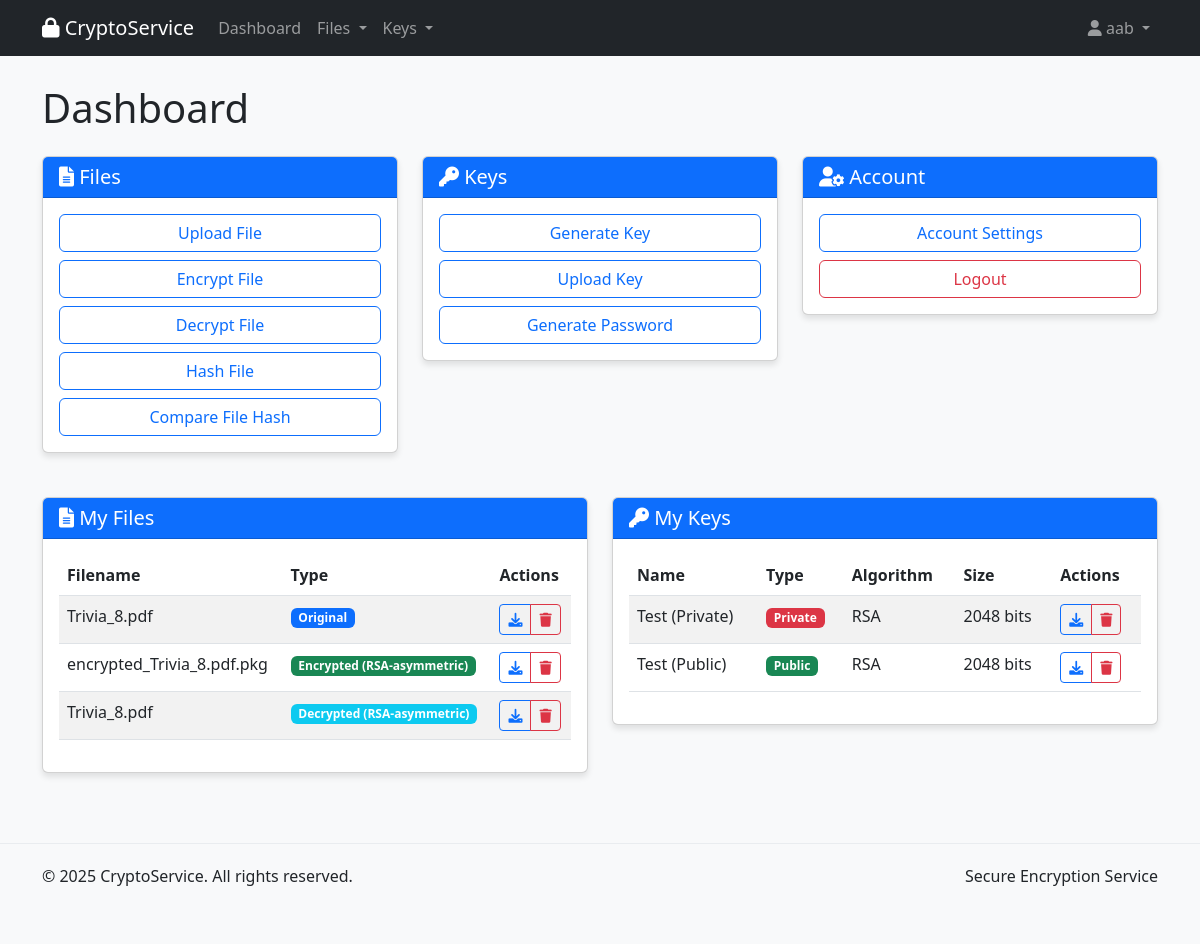
Page /dashboard (signed in) on the committed database.
### app.py (models this page shows, shortened)
class User(UserMixin, db.Model):
    id = db.Column(db.Integer, primary_key=True)
    username = db.Column(db.String(100), unique=True, nullable=False)
    password_hash = db.Column(db.String(200), nullable=False)
    email = db.Column(db.String(100), unique=True, nullable=False)
    created_at = db.Column(db.DateTime, default=datetime.utcnow)
    keys = db.relationship('Key', backref='owner', lazy=True)
    files = db.relationship('File', backref='owner', lazy=True)

class File(db.Model):
    id = db.Column(db.Integer, primary_key=True)
    filename = db.Column(db.String(100), nullable=False)
    file_type = db.Column(db.String(50))  # original, encrypted, decrypted, hashed
    file_path = db.Column(db.String(200), nullable=False)
    encryption_type = db.Column(db.String(50))  # AES, 3DES, RSA, etc.
    hash_value = db.Column(db.String(200))  # For hashed files
    uploaded_at = db.Column(db.DateTime, default=datetime.utcnow)
    user_id = db.Column(db.Integer, db.ForeignKey('user.id'), nullable=False)
    key_id = db.Column(db.Integer, db.ForeignKey('key.id'))

class Key(db.Model):
    id = db.Column(db.Integer, primary_key=True)
    name = db.Column(db.String(100), nullable=False)
    key_type = db.Column(db.String(50), nullable=False)  # symmetric, public, private
    key_algorithm = db.Column(db.String(50), nullable=False)  # AES, 3DES, RSA, etc.
    key_size = db.Column(db.Integer)  # 128, 192, 256, 1024, 2048, etc.
    key_data = db.Column(db.Text, nullable=False)  # Base64 encoded key
    iv = db.Column(db.Text)  # Base64 encoded IV for symmetric ciphers
    created_at = db.Column(db.DateTime, default=datetime.utcnow)
    user_id = db.Column(db.Integer, db.ForeignKey('user.id'), nullable=False)

### app.py (the view)
@app.route('/dashboard')
@login_required
def dashboard():
    user_keys = Key.query.filter_by(user_id=current_user.id).all()
    user_files = File.query.filter_by(user_id=current_user.id).all()
    return render_template('dashboard.html',
                          user=current_user,
                          keys=user_keys,
                          files=user_files)

### app.py (called while the page is built)
@login_manager.user_loader
def load_user(user_id):
    return User.query.get(int(user_id))

### templates/dashboard.html (shortened to what this page needs)
{% extends "base.html" %}
{% block content %}
<h1 class="my-4">Dashboard</h1>
<div class="row">
    <div class="col-md-4">
        <div class="card">
            <div class="card-header bg-primary text-white">
                <h5 class="mb-0"><i class="fas fa-file-alt"></i> Files</h5>
            </div>
            <div class="card-body">
                <div class="d-grid gap-2">
                    <a href="{{ url_for('upload_file') }}" class="btn btn-outline-primary">Upload File</a>
                    <a href="{{ url_for('encrypt_file') }}" class="btn btn-outline-primary">Encrypt File</a>
                    <a href="{{ url_for('decrypt_file') }}" class="btn btn-outline-primary">Decrypt File</a>
                    <a href="{{ url_for('hash_file_route') }}" class="btn btn-outline-primary">Hash File</a>
                    <a href="{{ url_for('compare_hash') }}" class="btn btn-outline-primary">Compare File Hash</a>
                </div>
            </div>
        </div>
    </div>
    <div class="col-md-4">
        <div class="card">
            <div class="card-header bg-primary text-white">
                <h5 class="mb-0"><i class="fas fa-key"></i> Keys</h5>
            </div>
            <div class="card-body">
                <div class="d-grid gap-2">
                    <a href="{{ url_for('generate_key') }}" class="btn btn-outline-primary">Generate Key</a>
                    <a href="{{ url_for('upload_key') }}" class="btn btn-outline-primary">Upload Key</a>
                    <a href="{{ url_for('generate_password_route') }}" class="btn btn-outline-primary">Generate Password</a>
                </div>
            </div>
        </div>
    </div>
    <div class="col-md-4">
        <div class="card">
            <div class="card-header bg-primary text-white">
                <h5 class="mb-0"><i class="fas fa-user-cog"></i> Account</h5>
            </div>
            <div class="card-body">
                <div class="d-grid gap-2">
                    <a href="{{ url_for('account') }}" class="btn btn-outline-primary">Account Settings</a>
                    <a href="{{ url_for('logout') }}" class="btn btn-outline-danger">Logout</a>
                </div>
            </div>
        </div>
    </div>
</div>
<div class="row mt-4">
    <div class="col-md-6">
        <div class="card">
            <div class="card-header bg-primary text-white">
                <h5 class="mb-0"><i class="fas fa-file-alt"></i> My Files</h5>
            </div>
            <div class="card-body">
                {% if files %}
                <div class="table-responsive">
                    <table class="table table-striped">
                        <thead>
                            <tr>
                                <th>Filename</th>
                                <th>Type</th>
                                <th>Actions</th>
                            </tr>
                        </thead>
                        <tbody>
                            {% for file in files %}
                            <tr>
                                <td>{{ file.filename }}</td>
                                <td>
                                    {% if file.file_type == 'original' %}
                                        <span class="badge bg-primary">Original</span>
                                    {% elif file.file_type == 'encrypted' %}
                                        <span class="badge bg-success">Encrypted ({{ file.encryption_type }})</span>
                                    {% elif file.file_type == 'decrypted' %}
                                        <span class="badge bg-info">Decrypted ({{ file.encryption_type }})</span>
                                    {% elif file.file_type == 'hashed' %}
                                        <span class="badge bg-warning text-dark">Hashed ({{ file.encryption_type }})</span>
                                    {% endif %}
                                </td>
                                <td>
                                    <div class="btn-group btn-group-sm">
                                        <a href="{{ url_for('download_file', file_id=file.id) }}" class="btn btn-outline-primary">
                                            <i class="fas fa-download"></i>
                                        </a>
                                        <a href="{{ url_for('delete_file', file_id=file.id) }}" class="btn btn-outline-danger"
                                           onclick="return confirm('Are you sure you want to delete this file?')">
                                            <i class="fas fa-trash"></i>
                                        </a>
                                    </div>
                                </td>
                            </tr>
                            {% endfor %}
                        </tbody>
                    </table>
                </div>
                {% else %}
                <div class="alert alert-info">
                    You don't have any files yet. <a href="{{ url_for('upload_file') }}">Upload a file</a> to get started.
                </div>
                {% endif %}
            </div>
        </div>
    </div>
    <div class="col-md-6">
        <div class="card">
            <div class="card-header bg-primary text-white">
                <h5 class="mb-0"><i class="fas fa-key"></i> My Keys</h5>
            </div>
            <div class="card-body">
                {% if keys %}
                <div class="table-responsive">
                    <table class="table table-striped">
                        <thead>
                            <tr>
                                <th>Name</th>
                                <th>Type</th>
                                <th>Algorithm</th>
                                <th>Size</th>
                                <th>Actions</th>
                            </tr>
                        </thead>
                        <tbody>
                            {% for key in keys %}
                            <tr>
                                <td>{{ key.name }}</td>
                                <td>
                                    {% if key.key_type == 'symmetric' %}
                                        <span class="badge bg-primary">Symmetric</span>
                                    {% elif key.key_type == 'public' %}
                                        <span class="badge bg-success">Public</span>
                                    {% elif key.key_type == 'private' %}
                                        <span class="badge bg-danger">Private</span>
                                    {% endif %}
                                </td>
                                <td>{{ key.key_algorithm }}</td>
                                <td>{{ key.key_size }} bits</td>
                                <td>
                                    <div class="btn-group btn-group-sm">
                                        <a href="{{ url_for('download_key', key_id=key.id) }}" class="btn btn-outline-primary">
                                            <i class="fas fa-download"></i>
                                        </a>
                                        <a href="{{ url_for('delete_key', key_id=key.id) }}" class="btn btn-outline-danger"
                                           onclick="return confirm('Are you sure you want to delete this key?')">
                                            <i class="fas fa-trash"></i>
                                        </a>
                                    </div>
                                </td>
                            </tr>
                            {% endfor %}
                        </tbody>
                    </table>
                </div>
                {% else %}
                <div class="alert alert-info">
                    You don't have any keys yet. <a href="{{ url_for('generate_key') }}">Generate a key</a> to get started.
                </div>
                {% endif %}
            </div>
        </div>
    </div>
</div>
{% endblock %}

### templates/base.html (shortened to what this page needs)
<!DOCTYPE html>
<html lang="en">
<head>
    <link href="https://cdn.jsdelivr.net/npm/bootstrap@5.3.0-alpha1/dist/css/bootstrap.min.css" rel="stylesheet">
    <link rel="stylesheet" href="https://cdnjs.cloudflare.com/ajax/libs/font-awesome/6.0.0-beta3/css/all.min.css">
</head>
<body>
    <nav class="navbar navbar-expand-lg navbar-dark bg-dark fixed-top">
        <div class="container">
            <a class="navbar-brand" href="{{ url_for('index') }}">
                <i class="fas fa-lock"></i> CryptoService
            </a>
            <div class="collapse navbar-collapse" id="navbarNav">
                <ul class="navbar-nav me-auto">
                    {% if current_user.is_authenticated %}
                    <li class="nav-item">
                        <a class="nav-link" href="{{ url_for('dashboard') }}">Dashboard</a>
                    </li>
                    <li class="nav-item dropdown">
                        <a class="nav-link dropdown-toggle" href="#" id="fileDropdown" role="button" data-bs-toggle="dropdown">
                            Files
                        </a>
                    </li>
                    <li class="nav-item dropdown">
                        <a class="nav-link dropdown-toggle" href="#" id="keyDropdown" role="button" data-bs-toggle="dropdown">
                            Keys
                        </a>
                    </li>
                    {% endif %}
                </ul>
                <ul class="navbar-nav">
                    {% if current_user.is_authenticated %}
                    <li class="nav-item dropdown">
                        <a class="nav-link dropdown-toggle" href="#" id="userDropdown" role="button" data-bs-toggle="dropdown">
                            <i class="fas fa-user"></i> {{ current_user.username }}
                        </a>
                    </li>
                    {% endif %}
                </ul>
            </div>
        </div>
    </nav>
    <div class="container">
        {% block content %}{% endblock %}
    </div>
    <footer class="footer">
        <div class="container">
            <div class="row">
                <div class="col-md-6">
                    <p>&copy; 2025 CryptoService. All rights reserved.</p>
                </div>
                <div class="col-md-6 text-end">
                    <p>Secure Encryption Service</p>
                </div>
            </div>
        </div>
    </footer>
</body>
</html>

### templates/base.html (style rules this page uses)
body { padding-top: 60px; padding-bottom: 20px; background-color: #f8f9fa; }
.card { margin-bottom: 20px; box-shadow: 0 4px 6px rgba(0,0,0,0.1); }
.footer { margin-top: 50px; padding: 20px 0; background-color: #f8f9fa; border-top: 1px solid #e9ecef; }

### rows in the picture
User: username "aab"
File: filename "Trivia_8.pdf", file_type "Original"
File: filename "encrypted_Trivia_8.pdf.pkg", encryption_type "RSA-asymmetric"
File: filename "Trivia_8.pdf", encryption_type "RSA-asymmetric"
Key: name "Test (Private)", key_type "Private", key_algorithm "RSA", key_size "2048"
Key: name "Test (Public)", key_type "Public", key_algorithm "RSA", key_size "2048"
